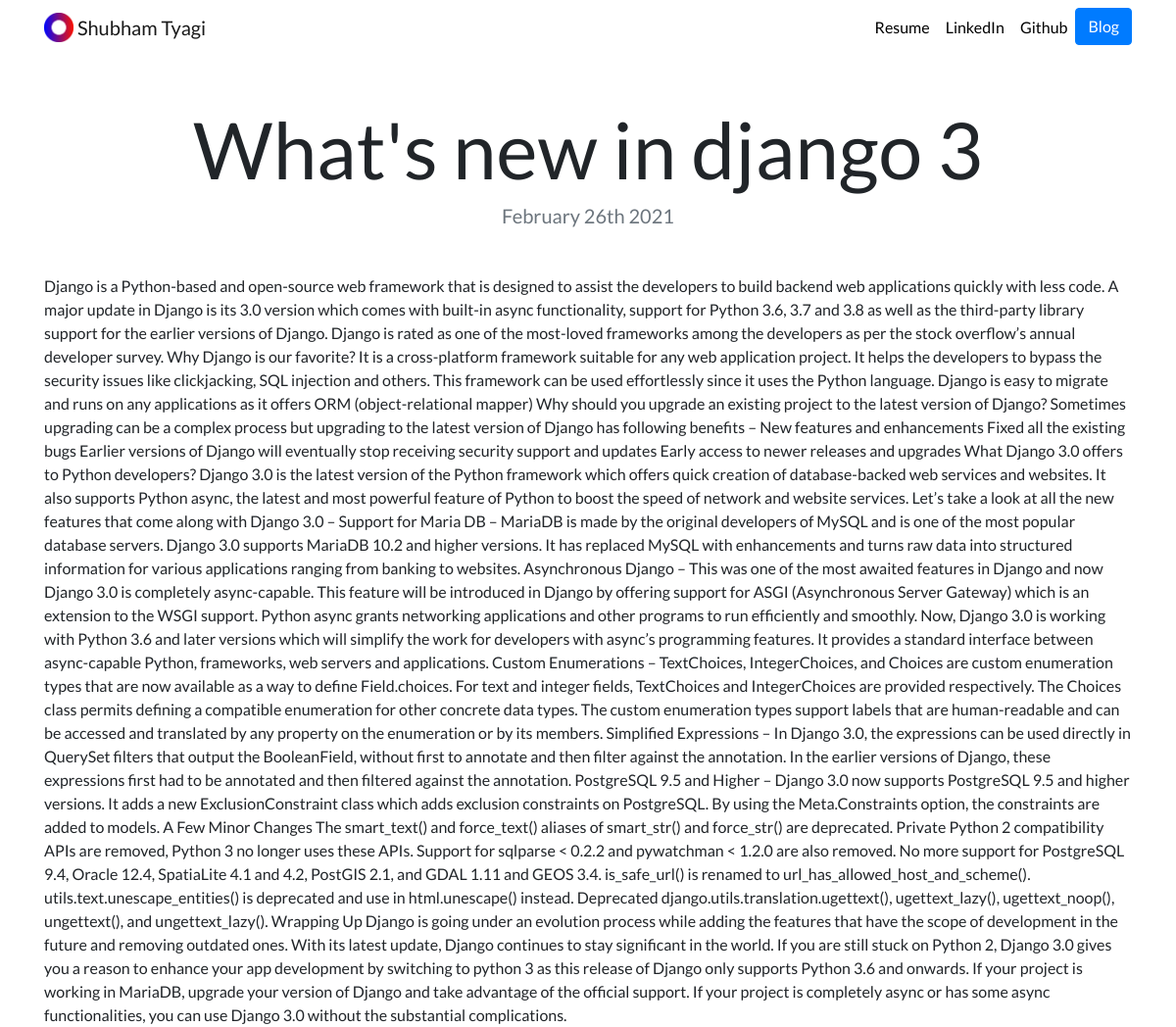
The page /blog/6/ on the database its author committed.
### blog/models.py (models this page shows, shortened)
class Blogs(models.Model):
    title = models.CharField(max_length=100)
    discription = models.TextField()
    date = models.DateField()

### blog/views.py (the view)
# urls.py: path('<int:blog_id>/',views.detail ,name ='detail'),
def detail(request, blog_id):
    blog = get_object_or_404(Blogs, pk=blog_id)
    return render(request, 'detail.html' , {'blog':blog})

### blog/templates/detail.html
{% extends 'base.html' %}
{% load static %}
{% block content %}
<h1 class="text-center mt-5" id="blogdetailtitle">{{ blog.title }}</h1>
<h5 class="text-center text-muted mb-5">{{ blog.date|date:'F jS Y' }}</h5>
{{ blog.discription|safe }}
{% endblock %}

### job/static/custom.css (style rules this page uses)
body { font-family: 'Lato', sans-serif; }
@media (min-width: 992px) { #blogdetailtitle { font-size: 5rem; } }

### rows shown on the page
Blogs: title "What's new in django 3", date "February 26th 2021", discription "Django is a Python-based and open-source web framework that is designed to assist the developers to build backend web applications quickly with less code. A major update in Django is its 3.0 version which comes with built-in async functionality, support for Python 3.6, 3.7 and 3.8 as well as the third-party library support for the earlier versions of Django. Django is rated as one of the most-loved frameworks among the developers as per the stock overflow’s annual developer survey. Why Django is our favorite? It is a cross-platform framework suitable for any web application project. It helps the developers to bypass the security issues like clickjacking, SQL injection and others. This…"
